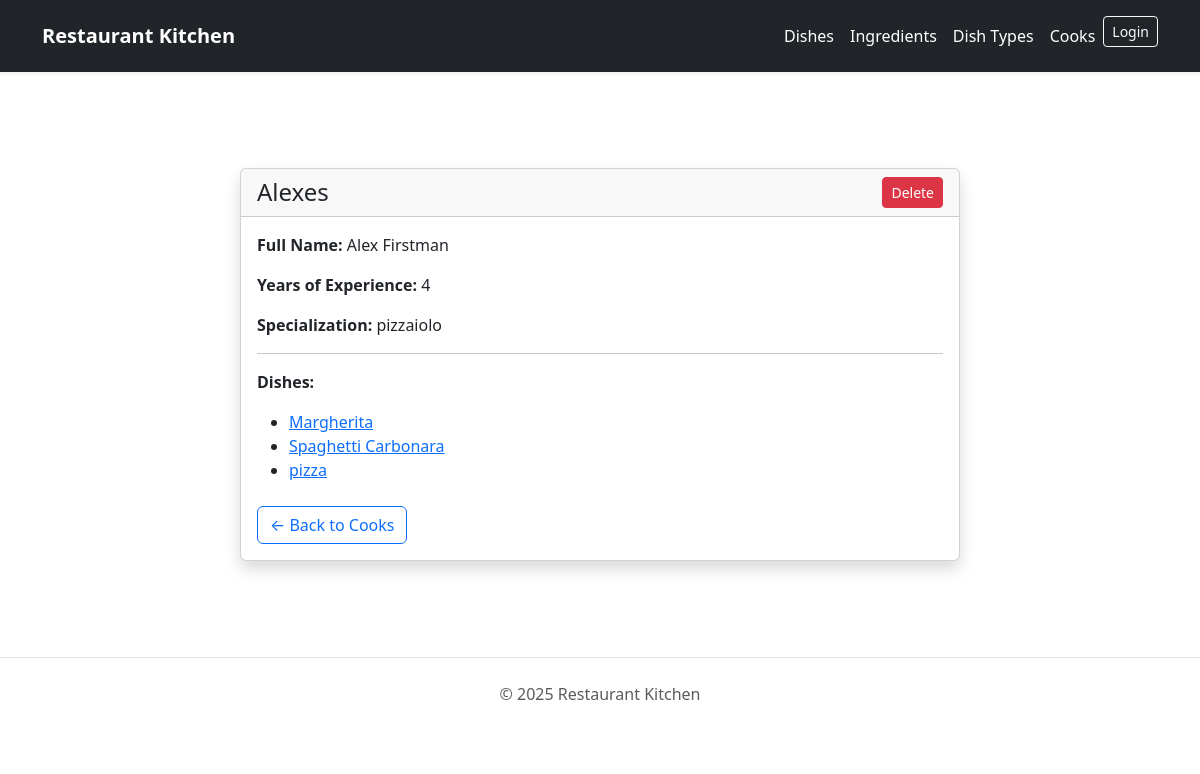
The app's page /cooks/2 with its own data.
### menu/models.py (models this page shows, shortened)
class Cook(AbstractUser):
    years_of_experience = models.PositiveIntegerField(default=0)
    specialization = models.CharField(
        max_length=255,
        blank=True,
        help_text="Specialization of the cook",
    )
    class Meta:
        verbose_name = "Cook"
        verbose_name_plural = "Cooks"
        ordering = ("-years_of_experience",)

class Dish(models.Model):
    objects = None
    name = models.CharField(max_length=255)
    description = models.TextField(default="No description")
    price = models.DecimalField(max_digits=6, decimal_places=2, default=0.00)
    dish_type = models.ForeignKey(DishType, on_delete=models.CASCADE, related_name="dishes")
    cooks = models.ManyToManyField("Cook", related_name="dishes")
    ingredients = models.ManyToManyField(Ingredient, related_name="dishes")
    class Meta:
        ordering = ["name"]
        verbose_name_plural = "dishes"
        verbose_name = "dish"

### menu/views.py (the view)
# urls.py: path("cooks/<int:pk>", views.CookDetailView.as_view(), name="cook-detail"),
class CookDetailView(generic.DetailView):
    model = Cook
    context_object_name = "cook"
    template_name = "menu/cook_detail.html"

### templates/menu/cook_detail.html (shortened to what this page needs)
{% extends "base.html" %}
{% block content %}
<div class="container py-5 mt-4">
  <div class="row justify-content-center">
    <div class="col-md-8">
      <div class="card shadow border-radius-xl">
        <div class="card-header bg-gradient-dark text-dark d-flex justify-content-between align-items-center">
          <h4 class="mb-0">{{ cook.username }}</h4>
          <div>
            <a href="{% url 'menu:cook-update' cook.pk %}" class="btn btn-sm btn-outline-light">Edit</a>
            <a href="{% url 'menu:cook-delete' cook.pk %}" class="btn btn-sm btn-danger ms-2">Delete</a>
          </div>
        </div>
        <div class="card-body">
          <p><strong>Full Name:</strong> {{ cook.first_name }} {{ cook.last_name }}</p>
          <p><strong>Years of Experience:</strong> {{ cook.years_of_experience }}</p>
          <p><strong>Specialization:</strong> {{ cook.specialization }}</p>
          {% if cook.dishes.exists %}
            <hr>
            <p><strong>Dishes:</strong></p>
            <ul>
              {% for dish in cook.dishes.all %}
                <li>
                  <a href="{% url 'menu:dish-detail' dish.pk %}">{{ dish.name }}</a>
                </li>
              {% endfor %}
            </ul>
          {% else %}
            <p class="text-muted">No dishes assigned yet.</p>
          {% endif %}
          <div class="mt-4">
            <a href="{% url 'menu:cook-list' %}" class="btn btn-outline-primary">← Back to Cooks</a>
          </div>
        </div>
      </div>
    </div>
  </div>
</div>
{% endblock %}

### records on screen
Cook: username "Alexes", first_name "Alex", last_name "Firstman", years_of_experience "4", specialization "pizzaiolo"
Dish: name "Margherita"
Dish: name "Spaghetti Carbonara"
Dish: name "pizza"
